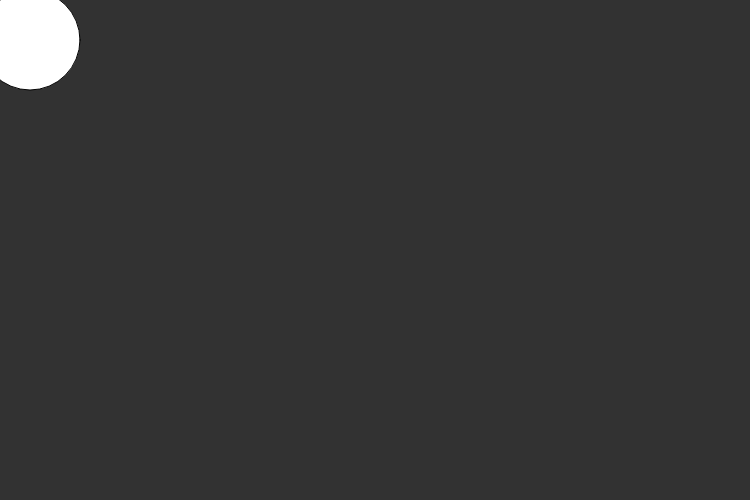
Frame 1 (no input)
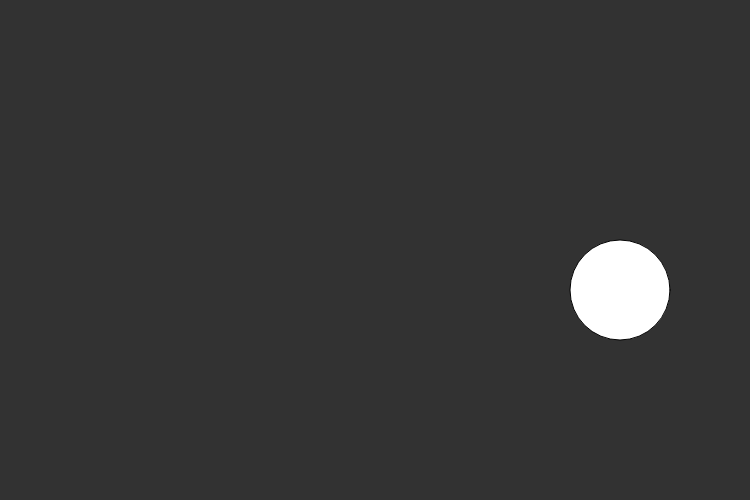
Frame 60 (no input)
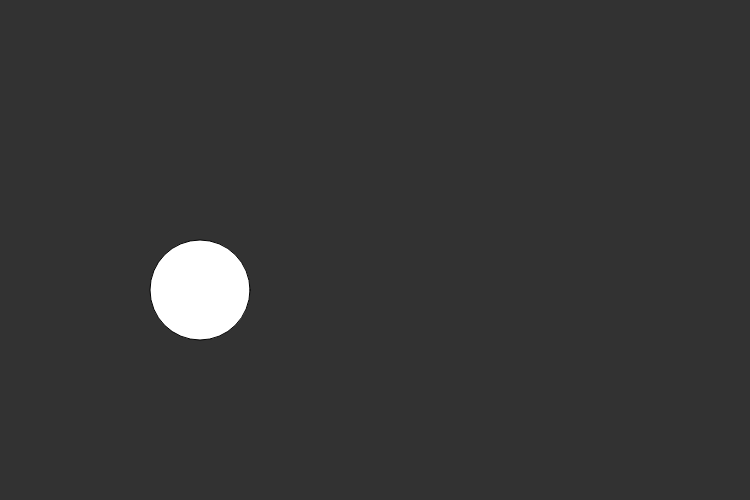
Frame 120 (the mouse pressed at the canvas centre since frame 60)

The p5.js sketch that drew these frames (run headless with seeded random() and noise() and a simulated clock; from frame 60 on, the mouse is pressed at the canvas centre):

// p5.js sketch
// ── sketch.js
function setup() {
    createCanvas(750, 500)
    

}
var speed = 10
var speed2 = 10
var x = 30
var y = 40
function draw() {

    background(50)

    ellipse(x, y, 100)
    x = x + speed
    y = y + speed2

    if (x < 0) {
        speed = speed * -1
    }
    if (x > 750 - 50) {
        speed = speed * -1
    }
    if (y < 0 ) {
        speed2 = speed2 * -1
    }

    if (y > 500 - 50 ) {
        speed2 = speed2 * -1
    }

}
